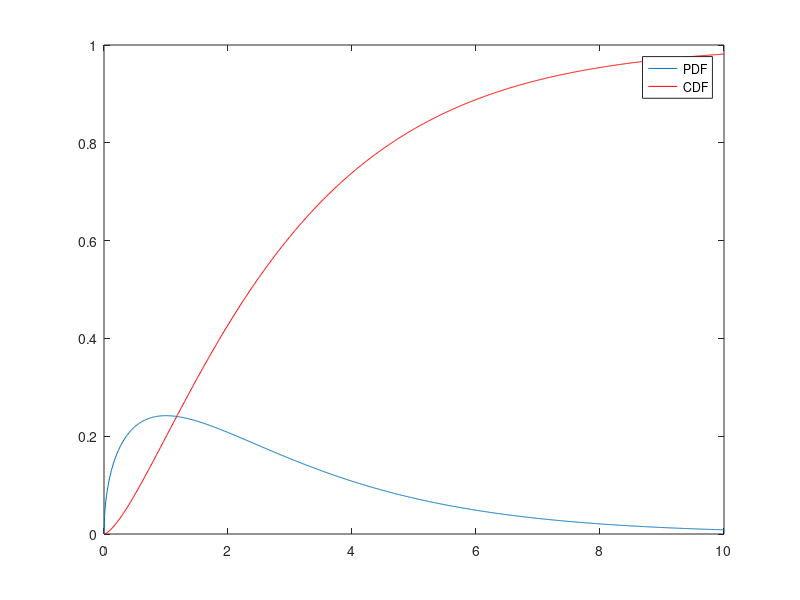

This chart was generated by the following MATLAB code: (Note: this script raises an error after producing the figure.)
% ACM 11: Introduction to MATLAB   

%% Week 4: Norms, Probability, Statistics, Ordinary Differential Equations
%%         Optimization of a single-variable function on a fixed interval

%% Norms 
% Key point for all norms:  norm(x) = 0 if and only if x = 0
clc; clear; close all;
x = randn(20,1); 
A = randn(20,20);
disp('Vector norms:')
norm(x)         % if given no second argument, the default is "2"
norm(x,2)       % p-norm norm(x,p)=(sum |x_i|^p)^(1/p)
norm(x,1)
norm(x,'inf')
disp('Matrix norms:')
norm(A)         % if given no second argument, the default is "2"
norm(A,2)       % p-norm: sup norm(A*x,p)/norm(x,p)
norm(A,'fro')   % Frobenious norm = (sum |a_ij|^2)^(1/2)

%% Basic Probability and Statistics
clc; clear; close all;
% Random numbers
m=3; n=2;
rand(m,n)   % uniform [0,1]
randn(m,n)  % N(0,1)
imax=100;
r = randi(imax,n) % randi(imax,n) returns an n-by-n matrix of pseudorandom 
                  % integers drawn from the discrete uniform distribution 
                  % on the interval [1,imax].
                  
% To control random number generation (useful for reproducibility), use rng.
% rng(seed) seeds the random number generator using the nonnegative integer 
% seed so that rand, randi, and randn produce a predictable sequence of numbers
rng(2017)
x=rand(1,5)
rng(2017)
y=rand(1,5)
rng('default') % puts the settings of the random number generator used by 
               % rand, randi, and randn to their default values. 
               % This way, the same random numbers are produced as if you 
               % restarted MATLAB.
s=rng;   % saves the current generator settings in s
x=rand(1,5)
% Now you can give s to your frined, and s/he will be able to reproduce x:
rng(s);  % Restores the original generator settings in s
y=rand(1,5)

%% Distributions
clc; clear; 
doc random % VAST library of random distributions
x = random('Poisson',10,[2,3]) % generates a 2*3 matrix, where each entry
                               % is a realization of Poisson rv with mean 10                                                               
y = random('Lognormal',.1,.4,[1,6]) % generates 6 lognormally distributed 
% random variables with mu=0.1 and sigma=0.4.

% y = pdf('name',x,A) returns the probability density function (pdf) for 
% the one-parameter distribution family specified by 'name', evaluated at
% the values in x. A contains the parameter value for the distribution.
f=pdf('Normal',[-3:0.1:3],0,1);
plot([-3:0.1:3],f)
% cdf returns the cumulative distribution functions CDF
F=cdf('Normal',[-3:0.1:3],0,1);
plot([-3:0.1:3],F)

% Yet another example
x = 0:.01:10;
dof = 3;  % degrees of freedom
f = pdf('Chi2',x,dof);
F = cdf('Chi2',x,dof);
plot(x,f)
hold on;
plot(x,F,'r');
legend('PDF','CDF')

%% Maximum Likelihood Estimates
% The method is explained on the board
clc; clear;
% Generate 100 random observations from a binomial distribution
% with the number of trials, n = 20, and the probability
% of success, p = 0.75.
data = binornd(20,0.75,100,1);

% Find the MLE of p:
p_mle = mle(data,'distribution','binomial','ntrials',20)

%% Monte Carlo Method for Integration
% The method is explained on the board
% Volume between an ellipsoid (a,b,c) and sphere with radius r
clear;clc;close all;
r=5; a=2; b=1; c=.8;
N=100000; % Number of Monte Carlo samples
x = -r +2*r*rand(N,1);
y = -r +2*r*rand(N,1);
z = -r +2*r*rand(N,1);
between = (x.^2+y.^2+z.^2<=r^2) & (x.^2./a^2 + y.^2./b^2+z.^2./c.^2>=1);
% between(i)=1  <=> (x(i),y(i),z(i)) is inside sphere but outside the
% ellipsoid
area = (2*r)^3*sum(between)/N % (2*r)^3 is the volume of the cube
area_exact =  4/3*pi*r.^3 - 4/3*pi*a*b*c

%% ODEs: Built-in Examples

% MATLAB contains several very nice built-in example.
% Examine some of them by executing:
odeexamples

%% MATLAB's ODE Solvers for initial-value problems

% MATLAB  has first-order, numerical ODE solvers for initial value problems
% In general, use them as follows: [t,Y] = solver(odefun,tspan,y0)
% to solve dY/dt = odefun(t,Y), Y(0) == y0 for t = tspan(1) to tspan(end)

% Example 1: y' = -y , y(0)=1, on [0,1];
close all; clear; clc
tspan = [0, 1];  % Matlab will automatically descritize the interval
%tspan = linspace(0,1,100); %uncomment to compute at these points
odefun = @(t,y) -y;
y0 = 1;
[t,y] = ode45(odefun, tspan, y0); % ode45 is one of many ODE solvers 
                                  % Matlab recommens it as the first 
                                  % solver you should try.
odeExactSol = @(t) y0 * exp(-t);
figure
plot(t,y,'b-x',t,odeExactSol(t),'r-o');
legend('Approx','Exact');

% Strategy for solving higher order ODE y^(k)=F(y^(k-1),...,y^(2),y',t):
% convert to first-order system of ODEs by introducing new variables, 
% one for each derivative y', y^(2), ... y^(k-1). 

% Example 2:
%{
 y'' + y' + y = 0, y(0) = 1, y'(0) = 0  on [0,10]
 
 let z = y'(t) then the (first order) system is
 
 y' = z 
 z' = -z - y
 y(0) = 1
 z(0) = 0

 let Y = [y ; z] 

%}
close all; clear; clc
odefun = @(t,Y) [Y(2);-Y(2)- Y(1)];
Y0 = [1, 0]';
tspan = [0, 10];
%tspan = linspace(0,10,1000);
[t,Y] = ode45(odefun,tspan,Y0);
odeExactSol = @(t) 1/3*exp(-t/2).*(3*cos(sqrt(3)*t/2) +...
    sqrt(3)*sin(sqrt(3)*t/2));
figure
subplot(2,1,1);
plot(t,Y(:,1),'b-x',t,odeExactSol(t),'r-o');
legend('Approx','Exact');
subplot(2,1,2);
plot(t,abs(Y(:,1)-odeExactSol(t)),'bx');
legend('Error');

% Example 3: 
%{
Now consider y as a 2-vector, and A,B,C as 2*2 matrices

Ay'' + By' + Cy = 0 
y(0)  = [1 1]';
y'(0) = [0 0]';

Solve for the highest derivative:
y'' + inv(A)*B y' +inv(A)*C*y

Let z=y', then 
y'=z
z'=-inv(A)*B*z-inv(A)*C*y
y(0) = [1 1]'
z(0)= [0 0]'
Let let Y = [y ; z] 
%}
close all; clear; clc
A = 1+rand(2);
B = 1+rand(2);
C = 1+rand(2);
odefun = @(t,Y) [Y(3:4); -inv(A)*(B*Y(3:4)+C*Y(1:2))]; 
Y0 = [1 1 0 0]';
tspan = [0 10];
[t,Y] = ode45(odefun,tspan,Y0);
figure
plot(t,Y(:,1:2));
legend('Y_1','Y_2');

%% Choosing a Solver
% There is no precise answer, but here is a rule of thumb from MATLAB:
%         Accuracy        When to Use
% ode45:  Medium          Most of the time. 
% ode23:  Low             We you need a crude solution
% ode113: Low to high     When function evals are expensive

close all; clear; clc
% Let us consider the following 1st order ODE:
% y'=cos(t)-y, y(0)=0, on [0,5]
odefun = @(t,y) cos(t) - y;
tspan = [0 5];
y0 = 0;
exact = @(t) 0.5*(-exp(-t) + cos(t) + sin(t)); 

% The first thing to try, ode45 - the workhorse
tic
[t,y]=ode45(odefun, tspan, y0);
comptime = toc;
subplot(2,4,1);
plot(t, y, t, exact(t), 'r--')
title(sprintf('ode45 [%f s]',comptime));
subplot(2,4,5);
plot(t,abs(y-exact(t)),'bx');
title('Error');

% If you need only a crude solution
tic
[t, y] = ode23(odefun, tspan, y0);
comptime = toc;
subplot(2,4,2);
plot(t, y, t, exact(t), 'r--')
title(sprintf('ode23 [%f s]',comptime));
subplot(2,4,6);
plot(t,abs(y-exact(t)),'bx');
title('Error');

% When function evals are expensive
tic
[t, y] = ode113(odefun, tspan, y0);
subplot(2,4,3); 
comptime = toc;
plot(t, y, t, exact(t), 'r--')
title(sprintf('ode113 [%f s]',comptime));
subplot(2,4,7);
plot(t,abs(y-exact(t)),'bx');
title('Error');

% Note that all of these are not super accurate!
% The default behavior is to go for speed, not accuracy.

% If you need accuracy: 
tic
opt=odeset('RelTol',1e-10,'AbsTol',1e-10,'NormControl','on','MaxStep',0.001);
[t,y] = ode45(odefun, tspan, y0, opt);
comptime = toc;
subplot(2,4,4); 
plot(t, y, t, exact(t), 'r--')
title(sprintf('ode45 again [%f s]',comptime));
subplot(2,4,8);
plot(t,abs(y-exact(t)),'bx');
title('Error');

%% Stiff ODEs
%{ 
  It is difficult to formulate a precise definition of stiffness, 
  but the main idea is that the ODE includes some terms that can lead 
  to rapid variation in the solution. For example, the solution may 
  vary slowly, but then very fast, and then slowly again.

  For a stiff ODE, certain numerical methods for solving the equation are 
  numerically unstable, unless the step size is taken to be extremely small. 
  
  Stiffness is an efficiency issue. 
  If we weren't concerned with how much time a computation takes, 
  we wouldn't be concerned about stiffness. Nonstiff methods can 
  solve stiff problems; they just take a long time to do it.

  A model of flame propagation provides an example. 
  When you light a match, the ball of flame grows rapidly until it 
  reaches a critical size. Then it remains at that size because the 
  amount of oxygen being consumed by the combustion in the interior 
  of the ball balances the amount available through the surface. 
  The simple model is

  y' = y^2- y^3,  y(t) is the radius of the ball
  y(0) = delta         delta is the (small) initial radius
  0 < t < 2/delta
%}
close all; clear; clc
odefun = @(t,y) y^2-y^3;
delta=0.01;  % not very stiff
y0 = delta;
tspan = [0 2/delta];
tic
[t,y] = ode45(odefun,tspan,y0);
comptime = toc;
subplot(2,2,1)
plot(t,y); 
title(sprintf('ode45, delta=%f: %d steps and %f seconds\n',...
    delta, length(t),comptime));

delta=0.0001;         % quite stiff
tspan = [0 2/delta];
y0 = delta;
tic
[t,y] = ode45(odefun,tspan,y0);
comptime = toc;
subplot(2,2,2)
plot(t,y); 
title(sprintf('ode45, delta=%f: %d steps and %f seconds\n',delta,...
    length(t),comptime));

% Now let us use ode15s, a stiff solver
tic
[t,y] = ode15s(odefun,tspan,y0);
comptime = toc;
subplot(2,2,4)
plot(t,y); 
title(sprintf('ode15s, delta=%f: %d steps and %f seconds\n',delta,...
    length(t),comptime));

delta=0.01;         % back to not so stiff
tspan = [0 2/delta];
y0 = delta;
tic
[t,y] = ode15s(odefun,tspan,y0);
comptime = toc;
subplot(2,2,3)
plot(t,y); 
title(sprintf('ode15s, delta=%f: %d steps and %f seconds\n',delta,...
    length(t),comptime));

% Others solvers: 
% ode23s
% ode23t
% ode23tb

%% Implicit ODEs

% [t,Y] = ode15i(odefun,tspan,y0,yp0) solves implicit differential equations
% - odefun is a function (or function handle) that evaluates the left side 
%          of the ODE, which are of the form f(t,y,y') = 0.
% - y0,yp0 are vectors of initial conditions for y and y' respectively.
% Simple example:
% y'*y+y=0, y(0)=1, y'(0)=-1
close all; clear; clc
odefun = @(t,y,yp) yp.*y + y;
[t,y] = ode15i(odefun,[0 1],1,-1);
plot(t,y); 

%% Events
% In some ODE problems the times of specific events are important, 
% such as the time at which a ball hits the ground, or the time at which 
% a spaceship returns to the earth. While solving a problem, the ODE 
% solvers can detect such events by locating transitions to, from, or 
% through zeros of user-defined functions.

% Example 1: Throwing a Ball
% Let Y be of the form [x y x' y']'
close all; clear; clc;
odefun = @(t,Y) [Y(3); Y(4) ; 0; -9.8];
Y0 = [0.5 ; 0.5; 0.1; 0];  % throwing a ball from (0.5,0.5) with horozontal 
                           % speed 0.1.
tspan = [0,10];
[t,Y] = ode45(odefun,tspan,Y0);
plot(Y(:,1),Y(:,2));  % makes no physical sense: the ball bounce off the,  
                      % ground, it does not go under the ground!
                      
% opt=odeset('Events',@events), 
% where @events is a handle to a function of the following form:
% [value,isterminal,direction] = events(t,y)
% Event = moment in time when some function F(y(t))=0
% value, isterminal, and direction are vectors: 
% - value(i) is the value of the ith event function (F(y(t))).
%            ith event occurs when value(i)=0             
% - isterminal(i) describes "what to do" when ith event occurs:
%    = 1 if you want to stop the integration. 
%    = 0 otherwise.
% - direction(i) 
%    = 0  if all zeros are to be located, 
%    = +1 if only zeros where the event function is increasing, and 
%    = -1 if only zeros where the event function is decreasing.

opt = odeset('Events',@bounceEvents);
numBounces = 10;
figure; hold on; axis([0,1.5,0,1])
for i=1:numBounces
    [~,Y] = ode45(odefun,tspan,Y0,opt);
    plot(Y(:,1),Y(:,2));
    pause(.5)
    drawnow
    Y0 = Y(end,:)';
    Y0(4) = -Y0(4)*.9; %reverse y velocity
end
hold off

% Example 2: Bouncing within a box
Y0 = [0 ;1; 1; 0];  % initial conditiona
opt = odeset('Events',@bounceEvents2);
tspan = [0:0.01:50];
numBounces = 50;
figure; hold on; axis([0,1,0,1])
for i=1:numBounces
    [~,Y,~,~,IE] = ode45(odefun,tspan,Y0,opt);
    %[T,Y,TE,YE,IE] = solver(odefun,tspan,y0,options)
    % TE: the time at which an event occurs.
    % YE: the solution at the time of the event.
    % IE: the index i of the event function that vanishes
    plot(Y(:,1),Y(:,2),'b');
    pause(0.5)
    drawnow
    Y0 = Y(end,:)';
    if(IE == 1) % the ball hits the ground
        Y0(4) = -Y0(4); %reverse y velocity
    else % the ball hits wall
        Y0(3) = -Y0(3); % reverse x velocity
    end
    Y0(3:4) = 0.95*Y0(3:4); % reduce velocities
end
hold off

%% Boundary Value Problems

% MATLAB has similar functions for solving boundary value problems

doc bvp4c
doc bvp5c
doc bvpset

%% Optimization (more on Optimization in Week 6)

% Minimization of a single-variable function on fixed interval: fminbnd
close all; clear; clc
f = @(x) 4*cos(x) + (x-1).^2 + (x-2).^2;
[xmin,fval] = fminbnd(f,0,4); % find min of f on [0,4]
ezplot(f,[0,4]); 
hold on;
plot(xmin,fval,'rx');
